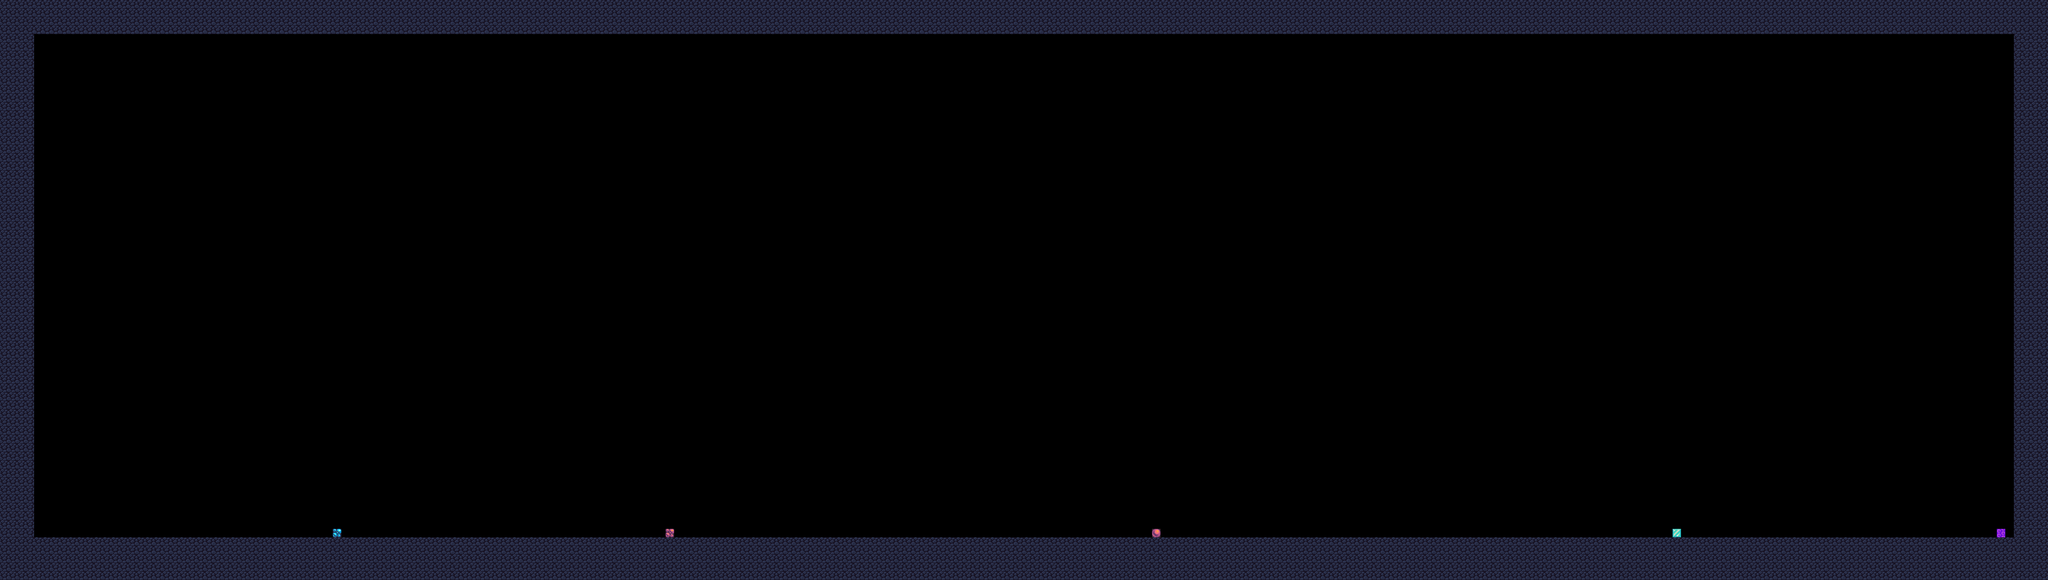

A 2D game scene composited from a Tiled map and its tileset images. What follows is a short description and the map's XML, with each tile layer's data collapsed to a summary:
An orthogonal 240x68 tile map with 16x16 px tiles, 1 tile layer (Tile Layer 1).

<map version="1.10" tiledversion="1.11.2" orientation="orthogonal" renderorder="right-down" width="240" height="68" tilewidth="16" tileheight="16" infinite="0" nextlayerid="2" nextobjectid="1">
 <tileset firstgid="1" source="Tiles.tsx" />
 <layer id="1" name="Tile Layer 1" width="240" height="68">
  <data>[16320 cells, 2637 non-empty, 6 distinct tile ids]</data>
 </layer>
</map>
